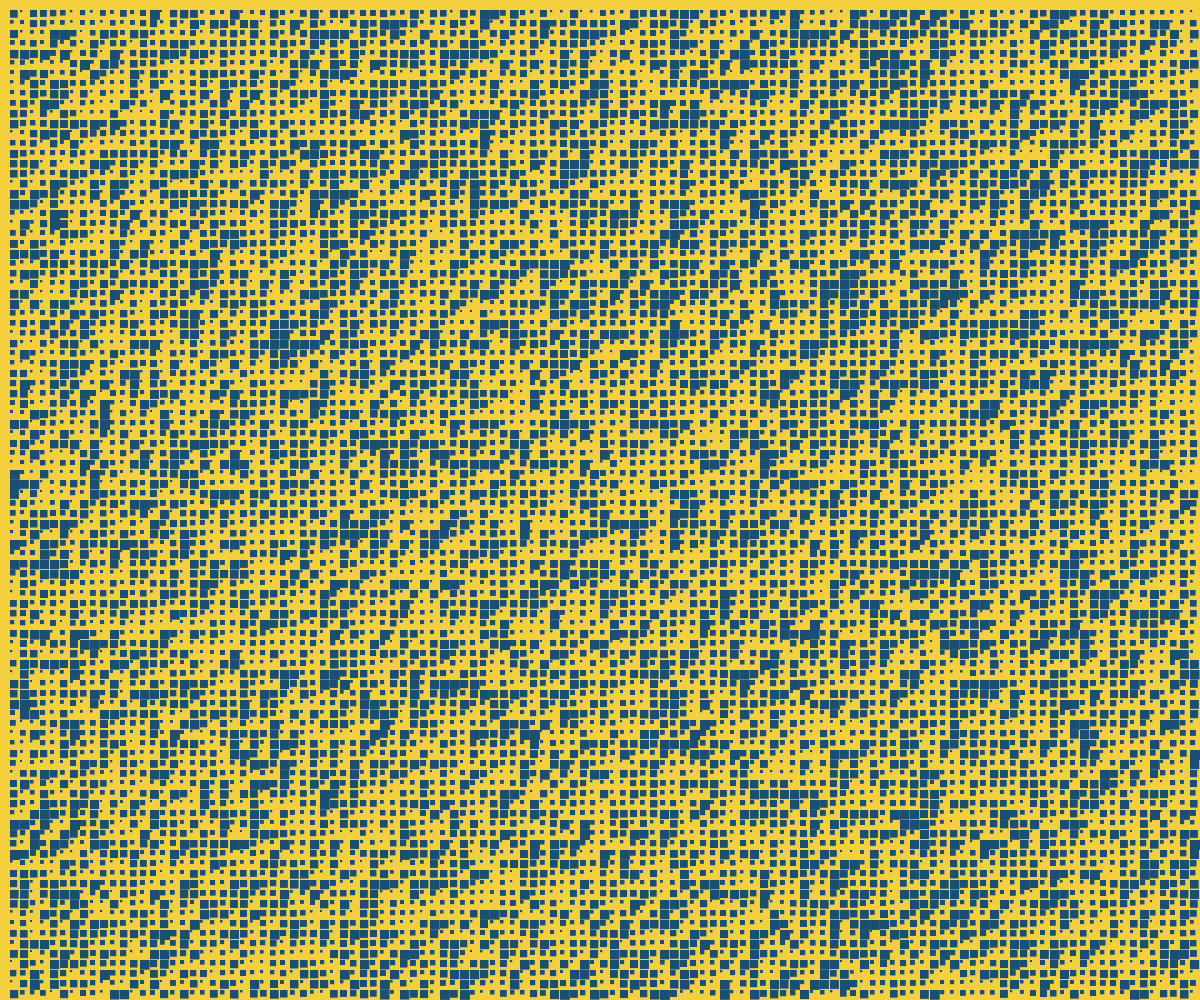
Frame 1 (no input)
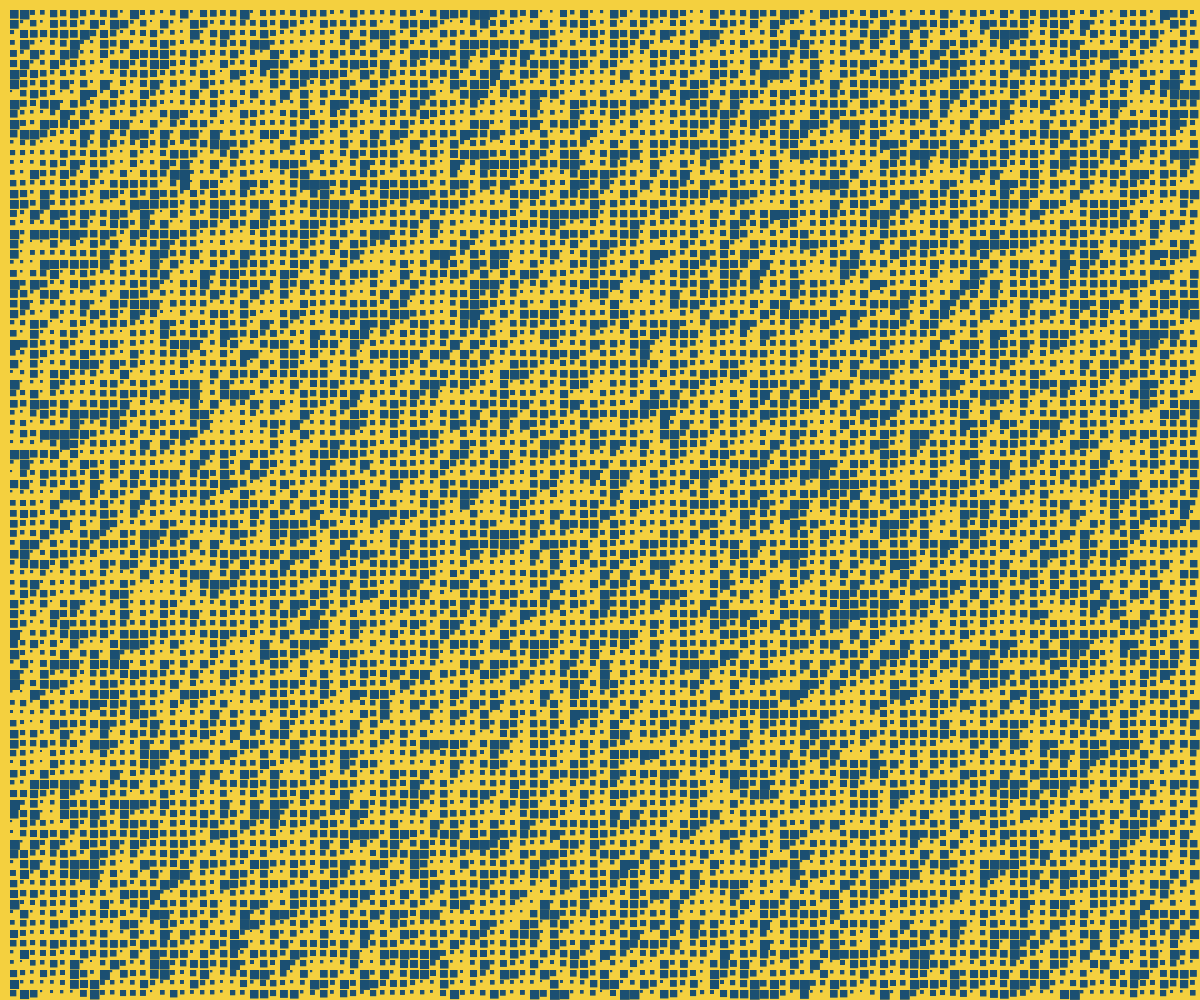
Frame 60 (no input)
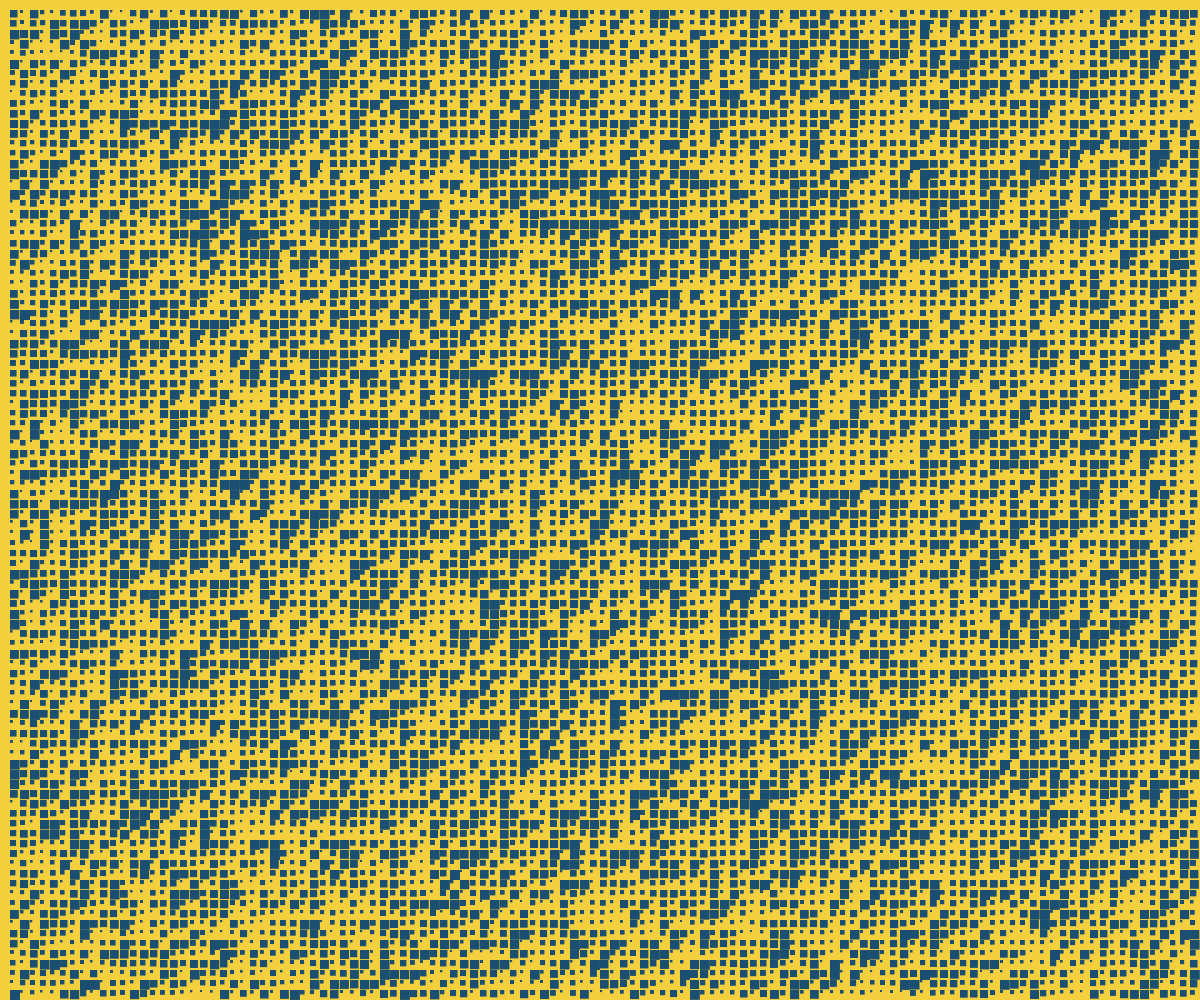
Frame 120 (the mouse pressed at the canvas centre since frame 60)

The p5.js sketch that drew these frames (run headless with seeded random() and noise() and a simulated clock; from frame 60 on, the mouse is pressed at the canvas centre):

// p5.js sketch
// ── sketch.js
function setup() {
  createCanvas(windowWidth, windowHeight);
  background(0);
}

function draw() {
  background(244, 208, 63);
  fill(27, 79, 114);
  noStroke();
  // square (20,20, 25)
  for (let x = 10; x < width; x += 10)
    // // circle(x,20, 10)
    for (let y = 10; y < height; y += 10)
      // circle(x,y,10)
      square(x, y, random(2, 10));
}
